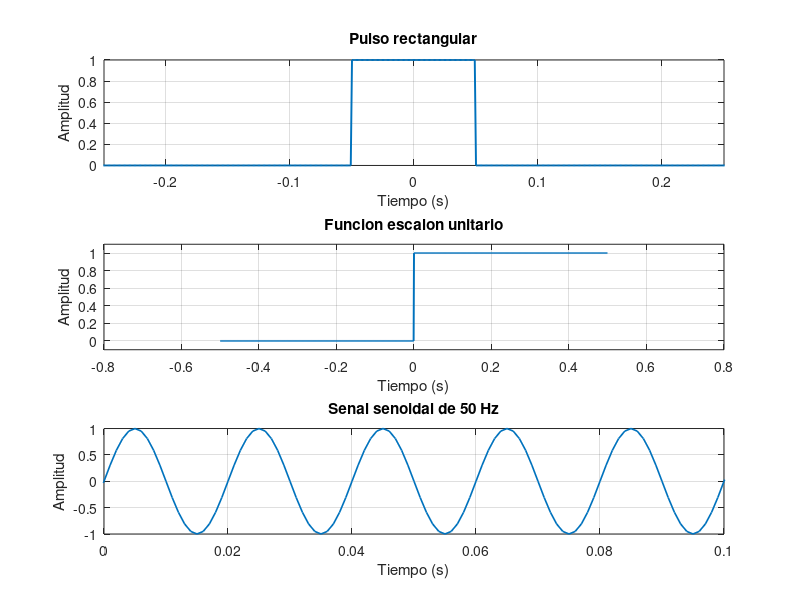
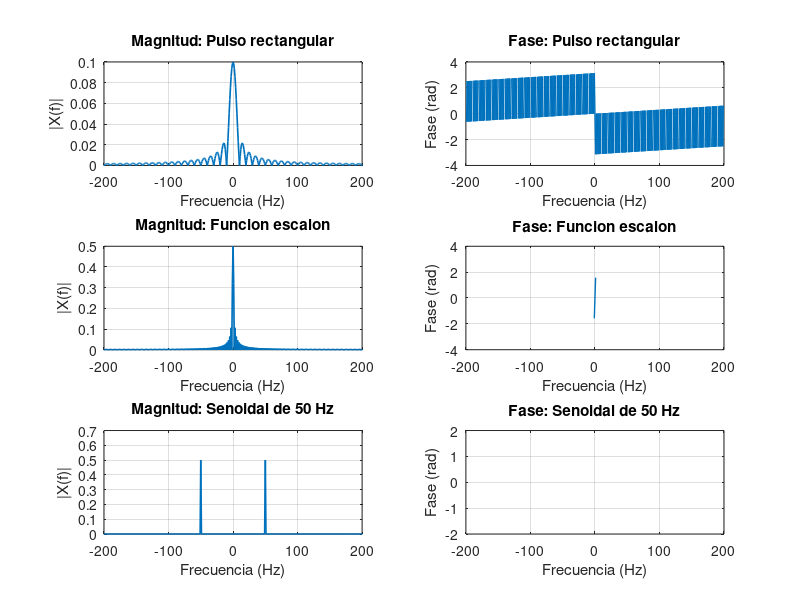
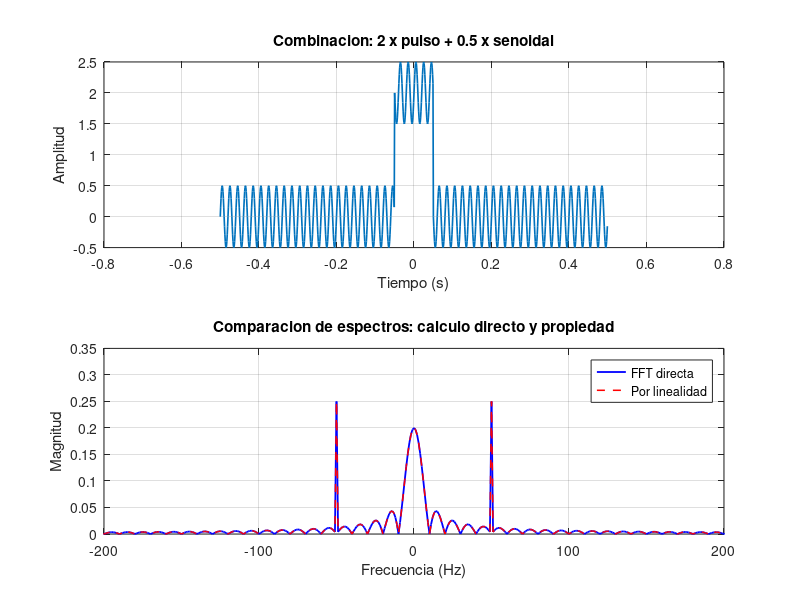
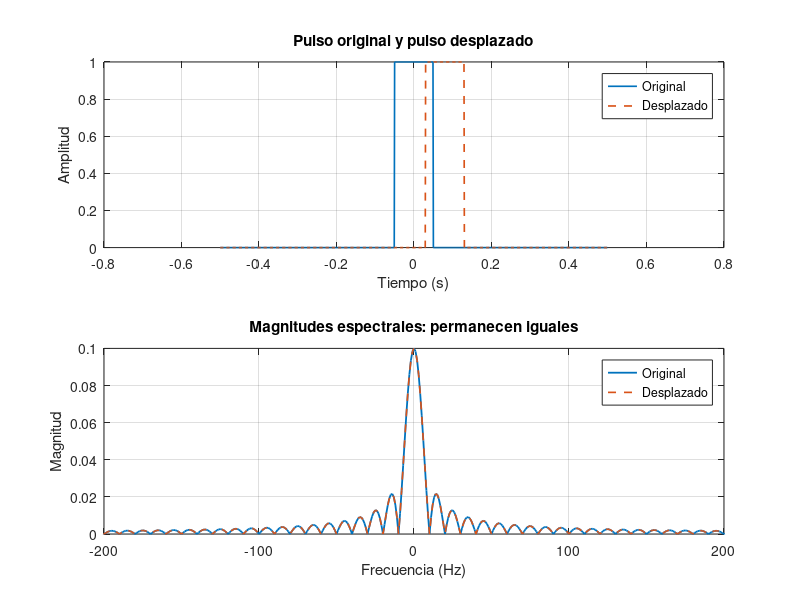

Recreate these plots in MATLAB, in order.

%% ACTIVIDAD FORMATIVA 2
% Simulacion y analisis de senales con la Transformada de Fourier
% Alumno: Jeronimo Bautista Torres
% Materia: Senales y Sistemas
% Profesor: Ing. Luis Osvaldo Moreno Gaytan
%
% Este programa genera tres senales, calcula su FFT, grafica magnitud
% y fase, y comprueba linealidad, desplazamiento temporal y escalamiento.

clear; close all; clc;

%% 1. Parametros de muestreo
Fs = 1000;                 % Frecuencia de muestreo (Hz)
T  = 1;                    % Duracion de observacion (s)
dt = 1/Fs;
t  = -T/2:dt:T/2-dt;       % Vector de tiempo centrado
N  = length(t);
f  = (-N/2:N/2-1)*(Fs/N);  % Vector de frecuencias centrado

%% 2. Definicion de senales elementales
% Pulso rectangular de amplitud 1 y duracion aproximada de 0.10 s
x_rect = double(abs(t) <= 0.05);

% Funcion escalon unitario: se observa dentro de una ventana finita
x_step = double(t >= 0);

% Senal senoidal de 50 Hz
f0 = 50;
x_sin = sin(2*pi*f0*t);

%% 3. Calculo de la Transformada Discreta de Fourier (FFT)
% Se normaliza por N y se centra el espectro con fftshift.
X_rect = fftshift(fft(x_rect))/N;
X_step = fftshift(fft(x_step))/N;
X_sin  = fftshift(fft(x_sin))/N;

%% 4. Graficas de las senales en el dominio del tiempo
fig1 = figure('Name','Senales en el tiempo','Color','w');
subplot(3,1,1);
plot(t,x_rect,'LineWidth',1.4); grid on;
title('Pulso rectangular'); xlabel('Tiempo (s)'); ylabel('Amplitud');
xlim([-0.25 0.25]);

subplot(3,1,2);
plot(t,x_step,'LineWidth',1.4); grid on;
title('Funcion escalon unitario'); xlabel('Tiempo (s)'); ylabel('Amplitud');
ylim([-0.1 1.1]);

subplot(3,1,3);
plot(t,x_sin,'LineWidth',1.2); grid on;
title('Senal senoidal de 50 Hz'); xlabel('Tiempo (s)'); ylabel('Amplitud');
xlim([0 0.1]);
exportgraphics(fig1,'01_senales_tiempo.png','Resolution',200);

%% 5. Magnitud y fase del espectro
fig2 = figure('Name','Espectros de Fourier','Color','w');
signals = {X_rect,X_step,X_sin};
names = {'Pulso rectangular','Funcion escalon','Senoidal de 50 Hz'};
for k = 1:3
    X = signals{k};
    subplot(3,2,2*k-1);
    plot(f,abs(X),'LineWidth',1.2); grid on;
    title(['Magnitud: ',names{k}]);
    xlabel('Frecuencia (Hz)'); ylabel('|X(f)|');
    xlim([-200 200]);

    subplot(3,2,2*k);
    phase = angle(X);
    phase(abs(X) < 1e-4) = NaN; % Evita interpretar fase donde la magnitud es casi cero
    plot(f,phase,'LineWidth',1.0); grid on;
    title(['Fase: ',names{k}]);
    xlabel('Frecuencia (Hz)'); ylabel('Fase (rad)');
    xlim([-200 200]);
end
exportgraphics(fig2,'02_espectros_magnitud_fase.png','Resolution',200);

%% 6. Propiedad de linealidad
% F{a*x1+b*x2} = a*F{x1}+b*F{x2}
a = 2;
b = 0.5;
x1 = x_rect;
x2 = x_sin;
x_comb = a*x1 + b*x2;
X_comb_direct = fftshift(fft(x_comb))/N;
X_comb_property = a*(fftshift(fft(x1))/N) + b*(fftshift(fft(x2))/N);
error_linealidad = max(abs(X_comb_direct-X_comb_property));

fig3 = figure('Name','Propiedad de linealidad','Color','w');
subplot(2,1,1);
plot(t,x_comb,'LineWidth',1.2); grid on;
title('Combinacion: 2 x pulso + 0.5 x senoidal');
xlabel('Tiempo (s)'); ylabel('Amplitud');
subplot(2,1,2);
plot(f,abs(X_comb_direct),'b','LineWidth',1.3); hold on;
plot(f,abs(X_comb_property),'r--','LineWidth',1.1); grid on;
xlim([-200 200]);
title('Comparacion de espectros: calculo directo y propiedad');
xlabel('Frecuencia (Hz)'); ylabel('Magnitud');
legend('FFT directa','Por linealidad');
exportgraphics(fig3,'03_linealidad.png','Resolution',200);

%% 7. Propiedad de desplazamiento en el tiempo
% Un desplazamiento temporal cambia la fase del espectro, no su magnitud.
tau = 0.08;                         % Desplazamiento de 80 ms
muestras = round(tau*Fs);
x_shift = circshift(x_rect,[0 muestras]);
X_shift = fftshift(fft(x_shift))/N;

fig4 = figure('Name','Desplazamiento temporal','Color','w');
subplot(2,1,1);
plot(t,x_rect,'LineWidth',1.2); hold on;
plot(t,x_shift,'--','LineWidth',1.2); grid on;
title('Pulso original y pulso desplazado');
xlabel('Tiempo (s)'); ylabel('Amplitud');
legend('Original','Desplazado');
subplot(2,1,2);
plot(f,abs(X_rect),'LineWidth',1.3); hold on;
plot(f,abs(X_shift),'--','LineWidth',1.2); grid on;
xlim([-200 200]);
title('Magnitudes espectrales: permanecen iguales');
xlabel('Frecuencia (Hz)'); ylabel('Magnitud');
legend('Original','Desplazado');
exportgraphics(fig4,'04_desplazamiento.png','Resolution',200);
error_desplazamiento = max(abs(abs(X_rect)-abs(X_shift)));

%% 8. Propiedad de escalamiento en el tiempo/frecuencia
% x(2t) es mas angosta en tiempo y su espectro se extiende en frecuencia.
x_compressed = double(abs(2*t) <= 0.05);
X_compressed = fftshift(fft(x_compressed))/N;

fig5 = figure('Name','Escalamiento','Color','w');
subplot(2,1,1);
plot(t,x_rect,'LineWidth',1.2); hold on;
plot(t,x_compressed,'--','LineWidth',1.2); grid on;
title('Escalamiento temporal: x(t) y x(2t)');
xlabel('Tiempo (s)'); ylabel('Amplitud');
legend('x(t)','x(2t)');
subplot(2,1,2);
plot(f,abs(X_rect),'LineWidth',1.2); hold on;
plot(f,abs(X_compressed),'--','LineWidth',1.2); grid on;
xlim([-300 300]);
title('Al comprimirse en tiempo, el espectro se ensancha');
xlabel('Frecuencia (Hz)'); ylabel('Magnitud');
legend('X(f)','Espectro de x(2t)');
exportgraphics(fig5,'05_escalamiento.png','Resolution',200);

%% 9. Resumen numerico de las verificaciones
fprintf('\\n===== RESULTADOS DE LA ACTIVIDAD =====\\n');
fprintf('Error maximo de linealidad: %.3e\\n',error_linealidad);
fprintf('Diferencia max. de magnitud por desplazamiento: %.3e\\n',error_desplazamiento);
fprintf('Frecuencia de la senal senoidal: %.1f Hz\\n',f0);
fprintf('Se generaron cinco archivos PNG con las graficas.\\n');
fprintf('Nota: el escalon se analiza en una ventana finita de observacion.\\n');
set(groot,'defaultFigureRenderer','painters')
